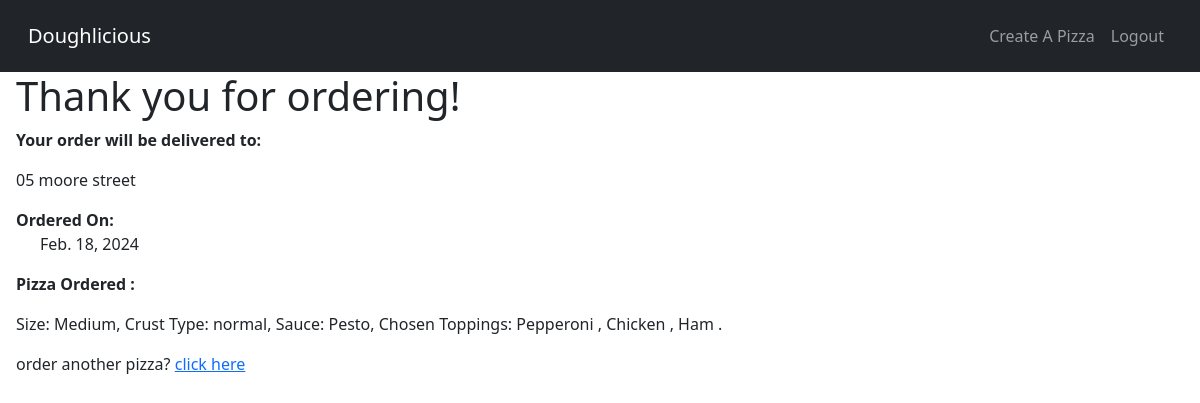
Page /messege/3/ (signed in) on the committed database.
### DoughliciousApp/models.py (models this page shows, shortened)
class order(models.Model):
    user = models.ForeignKey("DoughliciousApp.User", on_delete=models.CASCADE)
    deliveryDetails =  models.ForeignKey("DoughliciousApp.deliveryDetails", on_delete=models.CASCADE)
    pizza = models.ForeignKey("DoughliciousApp.Pizza", on_delete=models.CASCADE)
    orderDate = models.DateField(auto_now_add=True)

class deliveryDetails(models.Model):
    detailsId = models.AutoField(primary_key=True)
    name = models.CharField(default=(""), max_length=50, validators=[validate_names])
    address = models.CharField(default=(""), max_length=100)
    cardNum = models.CharField( default = '', max_length=20, validators=[validate_cardNum])
    cvv = models.CharField(default='', max_length=3, validators=[validate_cvv])
    expDate = models.DateField(default=(""), auto_now=False, auto_now_add=False, validators=[validate_date_format])

class Pizza(models.Model):
   pizzaId =  models.AutoField(primary_key=True)
   CRUST_CHOICES = [
        ('thin', 'Thin Crust'),
        ('normal', 'Normal'),
        ('thick', 'Thick Crust'),
        ('stuffed', 'Stuffed Crust'),
        ('gluten free', 'Gluten Free'),]
   size =  models.ForeignKey("DoughliciousApp.Size", on_delete=models.CASCADE)
   sauce =  models.ForeignKey("DoughliciousApp.Sauce", on_delete=models.CASCADE)
   cheese =  models.ForeignKey("DoughliciousApp.Cheese", on_delete=models.CASCADE)
   crust = models.CharField(choices=CRUST_CHOICES, max_length=50)
   pepperoni = models.BooleanField(default=False)
   chicken = models.BooleanField(default=False)
   ham = models.BooleanField(default=False)
   pineapple = models.BooleanField(default=False)
   peppers = models.BooleanField(default=False)
   mushroom = models.BooleanField(default=False)
   onions = models.BooleanField(default=False)
   def __str__(self) -> str:
        toppings = [
        ('Pepperoni ' if self.pepperoni else ''),
        ('Chicken ' if self.chicken else ''),
        ('Ham ' if self.ham else ''),
        ('Pineapple ' if self.pineapple else ''),
        ('Peppers ' if self.peppers else ''),
        ('Mushrooms ' if self.mushroom else ''),
        ('Onions ' if self.onions else '')]
        chosen_toppings = [t for t in toppings if t]
        chosen_toppings = ', '.join(chosen_toppings)
        return ('Size: {},  Crust Type: {},  Sauce: {},  Chosen Toppings: {}. ').format(self.size, self.crust, self.sauce, chosen_toppings)

class Size(models.Model):
    name = models.CharField(default=(""), max_length=100)
    def __str__(self):
        return self.name

class Sauce(models.Model):
    name = models.CharField(default=(""), max_length=100)
    def __str__(self):
        return self.name

### DoughliciousApp/views.py (the view)
# urls.py: path('messege/<int:orderId>/', views.showMessege, name="messege"),
@login_required
def showMessege(request, orderId):
    messege = 'Thank you for ordering!'
    instance = get_object_or_404(order, id=orderId)
    return render(request, 'messege.html', {'Messege': messege, 'order': instance})

### DoughliciousApp/templates/messege.html
{% extends "base.html" %}
{% block links %}
    <li class="nav-item">
        <a class="nav-link" href="{% url "createPizza" %}"> Create A Pizza </a>
    </li>
{% endblock links %}
{% block content %}
    <div class="ms-3">
    <h1> {{ Messege }} </h1>
    <p class="fw-bold"> Your order will be delivered to: <p>{{ order.deliveryDetails.address }}</p> <span class="fw-bold">Ordered On:</span>   <p class="ms-4">{{ order.orderDate }}</p> </p>
    <p> <p class="fw-bold">Pizza Ordered :</p>{{ order.pizza }} </p>
    <p>order another pizza? <a href="{% url "createPizza" %}">click here</a></p>
    </div>
{% endblock content %}

### rows in the picture
order: deliveryDetails.address "05 moore street", orderDate "Feb. 18, 2024", pizza "Size: Medium, Crust Type: normal, Sauce: Pesto, Chosen Toppings: Pepperoni , Chicken , Ham ."

### other values in the picture
{{ Messege }} "Thank you for ordering!"
